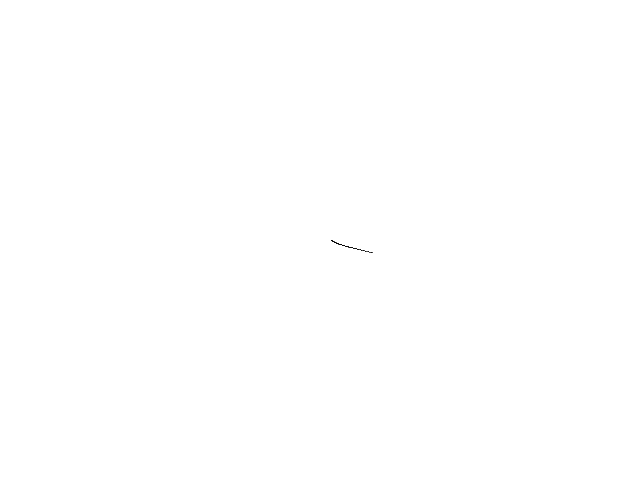
Frame 1 (no input)
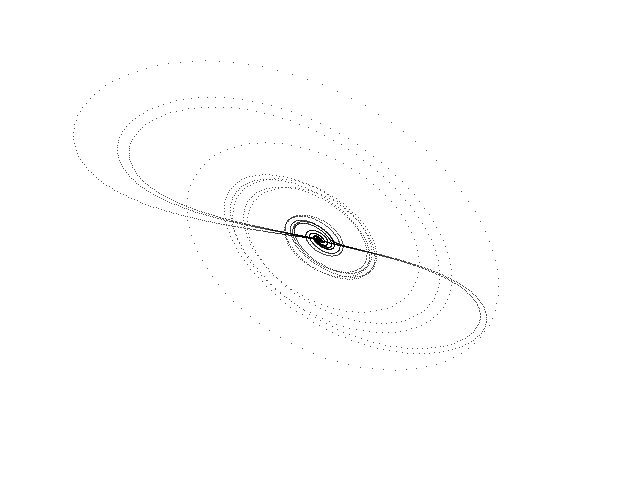
Frame 60 (the mouse pressed at the canvas centre just before this capture)
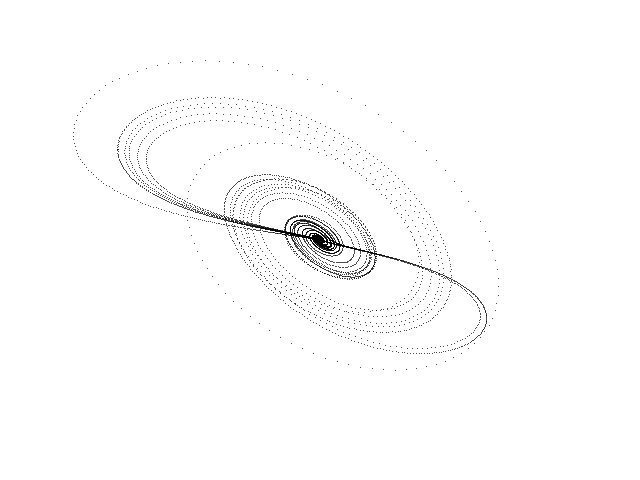
Frame 120 (the mouse held since frame 60 and released just before this capture)

The Processing sketch that drew these frames (run headless with seeded random() and noise(); from frame 60 on, the mouse is pressed at the canvas centre):

// Processing sketch: Chen_Lee
// ── Chen_Lee.pde
// Chen-Lee chaotic attractor //

  float x = 1.0;
  float y = 0.0;
  float z = 4.5;
  float dt = 0.004;
  float a = 5.0;
  float b = -10.0;
  float c = -0.38;


void setup() {
  
  size(640, 480);
  background(255);
  
}

void draw() {
  
  for (int i=0; i<100; i++) {
    
    float nx = x;
    float ny = y;
    float nz = z;
        
    x = nx + dt * (a * nx - ny * nz);
    y = ny + dt * (b * ny + nx * nz);
    z = nz + dt * (c * nz + nx * ny / 3.0); 
  
    point(320 + (11 * x), 240 + (9 * y));
        
  }

}
